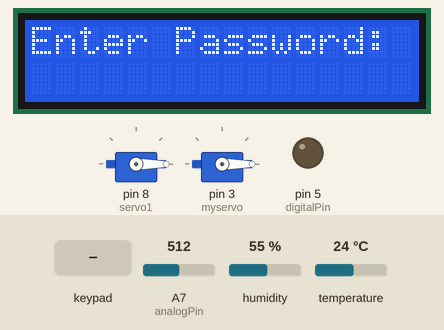
The sketch below on a simulated Arduino Nano, built with avr-gcc and run on an emulated ATmega328P. On the bench: 2 × servo, 16×2 character LCD, output pins drawn as LEDs (lit = HIGH). The inputs (shaded band) are chosen by the test bench; at power-on: A7 (analogPin) = 512, humidity 55 %, temperature 24 °C. Pins used as bus, display or sensor lines are not drawn; what the sketch prints to the serial monitor is not drawn.

Above: at 1.3 s.
1.4 s: key '*' pressed
At 3.8 s:
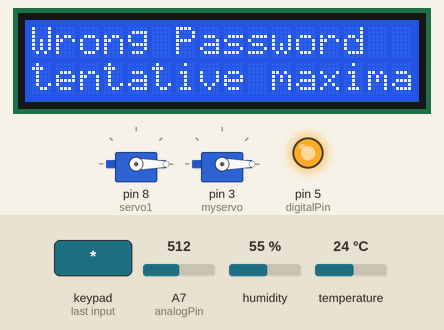
7.7 s: keypad keys 1 2 3 4 pressed 0.4 s apart
At 15.4 s:
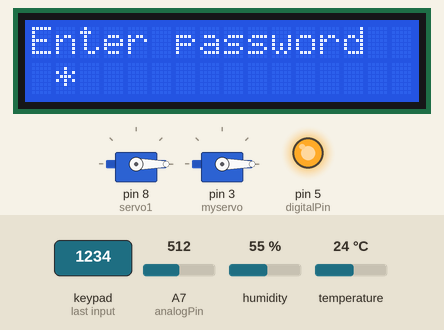
15.6 s: A7 (analogPin) set to 491
At 21.8 s:
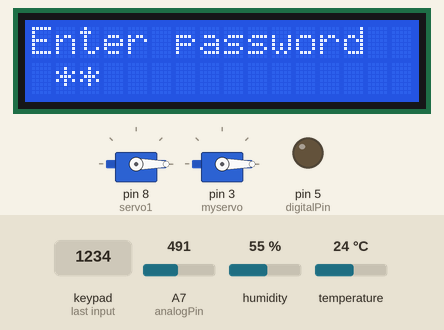
21.9 s: A7 (analogPin) set to 510
At 29.3 s:
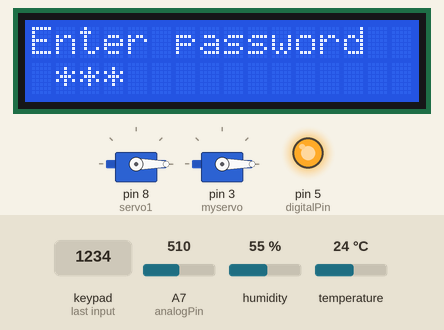
34.5 s: key '#' pressed
At 41.5 s:
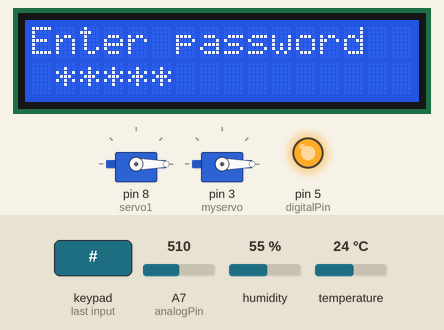
Timing chart, 0 to 41.8 s (numbered marks = the images above; inputs shaded):
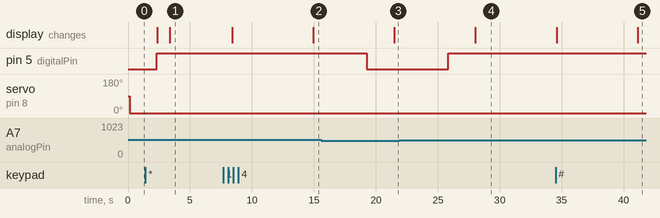

The sketch:

porte_keypad.ino
```cpp
#include <Keypad.h>
#include <LiquidCrystal_I2C.h>
#include <Servo.h>
#include <ArduinoJson.h>
#include <DHT.h>
#include <DHT_U.h>
#define DHTPIN 7
#define DHTTYPE DHT11
DHT dht(DHTPIN, DHTTYPE);
 #include <SPI.h> // SPI
#include <MFRC522.h> // RFID

#define SS_PIN 10
#define RST_PIN 9

// Déclaration
MFRC522 rfid(SS_PIN, RST_PIN);

// Tableau contentent l'ID
static String RFID;
byte nuidPICC[4];
static String RFIDD ;
String g = "ff";
// Déclaration


// Tableau contentent l'ID


// Definit le type de capteur utilise
#define DHTTYPE DHT11
int digitalPin = 5; // pour le relais
int analogPin = A7; // pour le capteur de l'humidité du sol
int digitalVal; // digital readings
int analogVal; //analog readings
const byte ROWS = 4; //four rows
const byte COLS = 3; //three columns
char keys[ROWS][COLS] = {
  {'1','2','3'},
  {'4','5','6'},
  {'7','8','9'},
  {'*','0','#'}
};
byte rowPins[ROWS] = {A0, A1, A2, A3}; //connect to the row pinouts of the keypad
byte colPins[COLS] = {A4, A5, 2}; //connect to the column pinouts of the keypad

Keypad keypad = Keypad( makeKeymap(keys), rowPins, colPins, ROWS, COLS );

LiquidCrystal_I2C lcd(0x27, 16, 2);
String password = "1234";
String mypassword;
Servo myservo;
int redled = 1;
//int lock = 13;
String json;
int counter = 0;
int attempts = 0;
int max_attempts = 3;
int humidity, temperature;
int ventilo = 0;
int pos = 0;

Servo servo1;
int lightValue;

void setup(){
  Serial.begin(9600);
    SPI.begin();

  // Init MFRC522
  rfid.PCD_Init();
  dht.begin();

  servo1.attach(8);

  pinMode(ventilo, OUTPUT);
 pinMode(digitalPin, OUTPUT);
digitalWrite(digitalPin, LOW);
  // set up the LCD's number of columns and rows:
  lcd.init();

  pinMode(redled, OUTPUT);
  //pinMode(lock, OUTPUT);
  myservo.attach(3);
  digitalWrite(redled, LOW);
  myservo.write(-90);
  lcd.setBacklight(1);
 // Serial.println("enter password");
    lcd.print("Enter Password:");
     servo1.write(0);
}
 static char etat;
 static String jsonStr;
 static int etatvent;// = doc["arrosageT"];
     static int etattoit;//= doc["arrosageO"];
     static int etatpompe;//= doc["arrosageO"];
void loop()
{
 // Initialisé la boucle si aucun badge n'est présent
 //if ( !rfid.PICC_IsNewCardPresent())
 //   Serial.println("dd");

  // Vérifier la présence d'un nouveau badge
 // if ( !rfid.PICC_ReadCardSerial())
    // Serial.println("dccd");
//keypadfunction();
/*if ( !rfid.PICC_IsNewCardPresent())
  return;

  // Vérifier la présence d'un nouveau badge
 if ( !rfid.PICC_ReadCardSerial())
    return;
  // Enregistrer l'ID du badge (4 octets)
  for (byte i = 0; i < 4; i++)
  {
    nuidPICC[i] = rfid.uid.uidByte[i];

  }

  // Affichage de l'ID
  //Serial.println("Un badge est détecté");
  //Serial.println(" L'UID du tag est:");
  for (byte i = 0; i < 4; i++)
  {
   // Serial.print(nuidPICC[i], HEX);
   RFID = nuidPICC[i], HEX;


  }
  //delay(1000);
  Serial.println();
  RFIDD = "{\"idcarte\":\"" + RFID + "\",\"etat\":\"" + g + "\"}";
 Serial.print(RFIDD);
 Serial.print(",");
  // Re-Init RFID
  rfid.PICC_HaltA(); // Halt PICC
  rfid.PCD_StopCrypto1(); // Stop encryption on PCD// Stop encryption on PCD


}*/


/* Gestion de la carte RFID Début*/

  /*if ( ! mfrc522.PICC_IsNewCardPresent())
  {
    return;
  }
  // Select one of the cards
  if ( ! mfrc522.PICC_ReadCardSerial())
  {
    return;
  }*/


//void keypadfunction()
//{

  String rfidd = "";
//}
  if (rfid.PICC_IsNewCardPresent() && rfid.PICC_ReadCardSerial()) {

    String content= "";
    byte letter;

    for (byte i = 0; i < rfid.uid.size; i++)
    {
      content.concat(String(rfid.uid.uidByte[i] < 0x10 ? " 0" : " "));
      content.concat(String(rfid.uid.uidByte[i], HEX));
    }

    content.toUpperCase();
    rfidd = content.substring(1);
  }
 char key = keypad.getKey();

  if (key){
    Serial.println(key);
    counter = counter + 1;
    lcd.setBacklight(1);
    lcd.setCursor(counter, 1);
    lcd.print("*");
  }
  if (key == '1')
  {

    mypassword = mypassword + 1;
  }

    if (key == '2')
  {

    mypassword = mypassword + 2;
  }

  if (key == '3')
  {

    mypassword = mypassword + 3;
  }

   if (key == '4')
  {

    mypassword = mypassword + 4;
  }

  if (key == '5')
  {

    mypassword = mypassword + 5;
  }

   if (key == '6')
  {

    mypassword = mypassword + 6;
  }

   if (key == '7')
  {

    mypassword = mypassword + 7;
  }

   if (key == '8')
  {

    mypassword = mypassword + 8;
  }

  if (key == '9')
  {

    mypassword = mypassword + 9;
  }

                 if (key == '0')
  {

    mypassword = mypassword + 0;
  }


        if (key == '*')
  {
    Serial.println(mypassword);

if ( password == mypassword )
{

lcd.clear();
lcd.setBacklight(1);
lcd.println("ouverture porte");
lcd.setCursor(0,1);
lcd.println("Automatique");
myservo.write(90);
delay(9000);
myservo.write(-90);
mypassword = "";
counter = 0;
lcd.clear();
lcd.setBacklight(1);
lcd.setCursor(0,0);
lcd.println("Enter password");
}
else
{
Serial.println("wrong");
myservo.write(-90);
attempts = attempts + 1;
if (attempts >= max_attempts )
{
  lcd.clear();
  lcd.setBacklight(1);
  lcd.setCursor(0,0);
  lcd.print("Locked Out");

digitalWrite(redled, HIGH);
delay(5000);
digitalWrite(redled, LOW);
attempts = 0;

}
mypassword = "";
counter = 0;
lcd.clear();
lcd.setBacklight(1);
lcd.setCursor(0,0);
lcd.print("Wrong Password");
delay(1000);

lcd.setCursor(0,1);
lcd.print("tentative maximale 3");
delay(5000);

lcd.clear();
lcd.println("Enter password");
lcd.setCursor(0,1);
}

  }
  if (Serial.available()) {
jsonStr = Serial.readStringUntil('\n');
  }
    StaticJsonDocument<64> doc;
    DeserializationError error = deserializeJson(doc, jsonStr);
   // if (error) {
     // Serial.println("Failed to parse JSON");
   // } else {
      int extracteur = doc["extracteur"];
     int toiture = doc["toiture"];
    int arrosage = doc["arrosage"];


   lightValue = digitalRead(11);
        lightValue = map (lightValue, 0, 1023, 0, 90);
        // control the servo motor based on the light value read, adjust linearly by angles
        servo1.write (lightValue);
       analogVal = analogRead(analogPin);
       humidity = dht.readHumidity();
temperature = dht.readTemperature();
String temperatureString = String(temperature);
String humidityString = String(humidity);
String lightValueString = String(lightValue);
String temoin = String(etat);
String rfid = String(rfidd);
String soilHumidityString = String(analogVal);
String extracteurString = String(extracteur);
String toitureString = String(toiture);
String arrosageString = String(arrosage);
String etatventString = String(etatvent);
String etattoitString = String(etattoit);
String etatpompeString = String(etatpompe);
//String analogvalString = String(analogVal);
String djson = "{\"Temperature\":\"" + temperatureString + "\",\"Humidite\":\"" + humidityString + "\",\"HumiditeSol\":\"" + soilHumidityString + "\",\"Luminosite\":\"" + lightValueString + "\",\"Etat\":\"" + temoin + "\",\"idcarte\":\"" + rfidd + "\",\"Extracteur\":\"" + extracteurString + "\",\"Toiture\":\"" + toitureString + "\",\"Arrosage\":\"" + arrosageString + "\",\"etatvent\":\"" + etatventString + "\",\"etattoit\":\"" + etattoitString + "\",\"etatpompe\":\"" + etatpompeString + "\"}";
Serial.println(djson);

        /*   //  Serial.print("Temperature: "); //pour permettre d'afficher les données sous format JSON
      Serial.print(temperature);
       Serial.print("/");
      //  Serial.print("Humidite: ");
        Serial.print(humidity);
        Serial.print("/");
        Serial.print(humidity);
        Serial.print("/");
//Serial.print("Luminosité: ");
        Serial.print(lightValue);
        Serial.print("/");*/

       delay(2000);
              /*if(temperature>39){

                  digitalWrite(ventilo, HIGH);
                  }
               else{
                  digitalWrite(ventilo, LOW);

                }*/

                if(lightValue >= 30){

                  lightValue = map (lightValue, 0, 1023, 0, 90);


                  }


//pour l'interface
//parti extracteur d'aire
 //etat= Serial.read();


if (extracteur == 1 || temperature>28)
{
digitalWrite(ventilo, HIGH);
etatvent=1;
}
 if (extracteur == 0)
{
 digitalWrite(ventilo, LOW);
 etatvent=0;
  }
 if (toiture == 2)
{
  //for (pos = 0; pos <= 90; pos += 1) {
 servo1.write(0);
 //delay(2000);
 etattoit=1;
  }
  else if (arrosage == 4 || analogVal > 500)
{

digitalWrite(digitalPin, HIGH);
etatpompe=1;


  }
    else if ((arrosage == 5 || analogVal < 500 ) && etatpompe==1)
{

digitalWrite(digitalPin, LOW);
etatpompe=0;
//delay(1000);

  }

   /* else if (arrosageT == 6)
{

digitalWrite(digitalPin, HIGH);


  }
    else if (arrosageT == 7 )
{

digitalWrite(digitalPin, LOW);


  }


else if (arrosageO == 8)
{

digitalWrite(digitalPin, HIGH);


  }
    else if (arrosageO == 9 )
{

digitalWrite(digitalPin, LOW);


  }*/


 if (toiture == 3)
{
  //for (pos = 90; pos >= 0; pos -= 1) {
 servo1.write(90);
// delay(2000);
  //}
 etattoit=0;
  }

  //Serial.println(etat);


 // Serial.print(25);
 //  Serial.print("/");
 //   Serial.print(30);
 //  Serial.print("/");
 //   Serial.print(40);
 // Serial.print("/");
//     Serial.println(250);
//   delay(1000);
// Initialisé la boucle si aucun badge n'est présent


}
```

Measured:
- the behaviour switches between 500 and 499 on A7 (analogPin) (found by bisection; images 2 and 3)
- after the input at 1.4 s, the display: first changes after 0.96 s (image 1 shows a later state)
- after the input at 7.7 s, the display: first differs from a run without the input after 7.2 s (image 2)
- after the input at 15.6 s, pin 5 (digitalPin): HIGH → LOW after 3.7 s
- after the input at 21.9 s, pin 5 (digitalPin): LOW → HIGH after 3.9 s
- after the input at 34.5 s, the display: first differs from a run without the input after 6.6 s (image 5)
